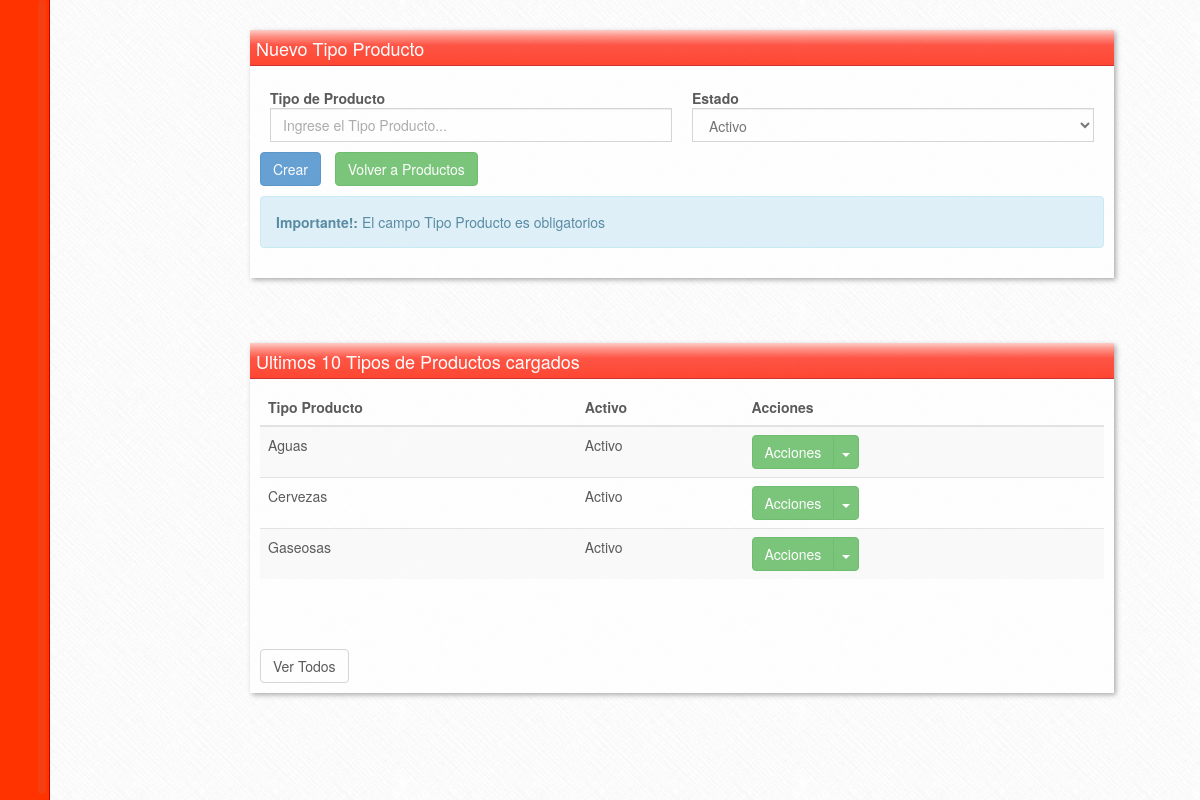
The app's page /dashboard/tipoproducto/index.php (signed in), older data.
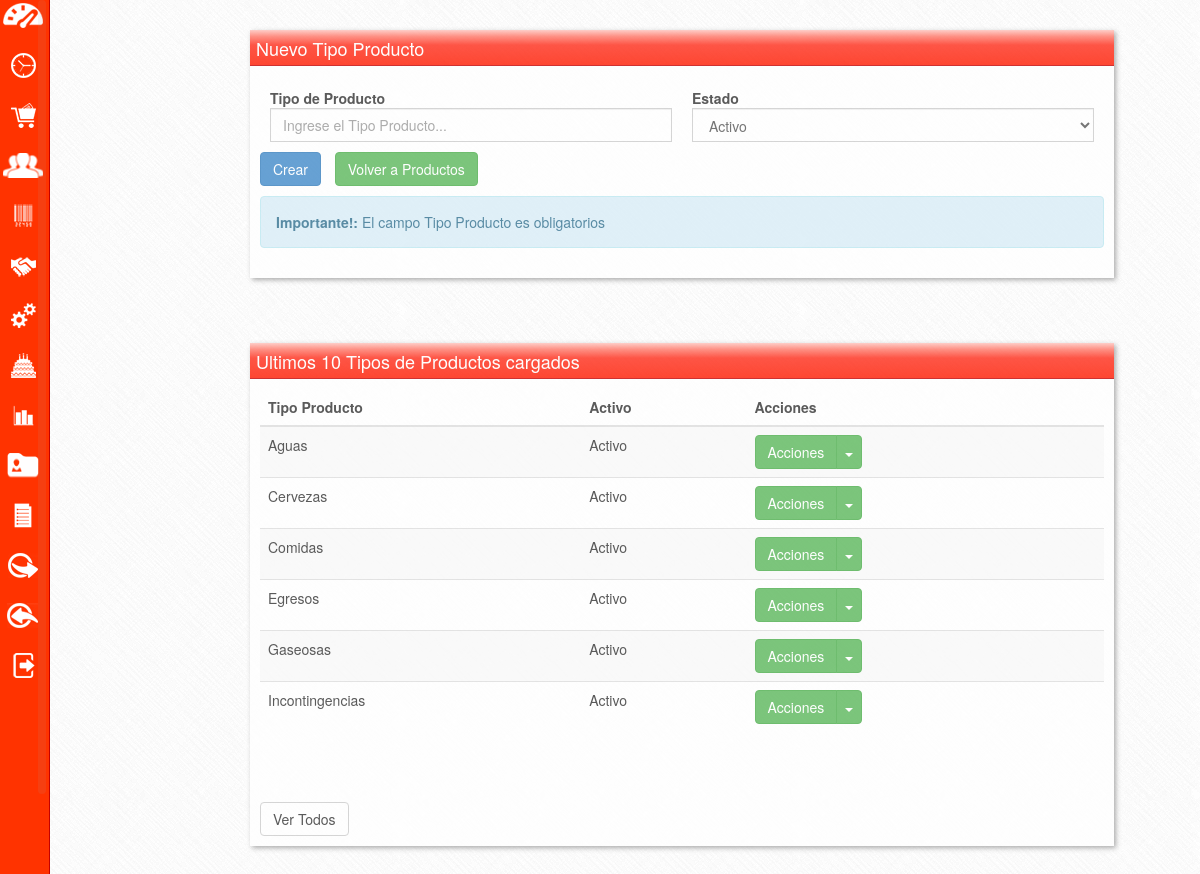
The same page, newer data.
### tables this page shows
CREATE TABLE IF NOT EXISTS `lcdd_tipoproducto` (
  `idtipoproducto` int(11) NOT NULL AUTO_INCREMENT,
  `tipoproducto` varchar(45) NOT NULL,
  `activo` bit(1) DEFAULT NULL,
  PRIMARY KEY (`idtipoproducto`)
);

### includes/funcionesProductos.php (called while the page is built, shortened)
<?php
class ServiciosProductos {
function traerTipoProducto() {
	$sql	=	"select idtipoproducto ,tipoproducto, activo from lcdd_tipoproducto order by tipoproducto";
	$res	=	$this->query($sql,0);
	if ($res == false) {
		return 'Error al insertar datos';
	} else {
		return $res;
	}
}
Function query($sql,$accion) {
		require_once 'appconfig.php';
		$appconfig	= new appconfig();
		$datos		= $appconfig->conexion();
		$hostname	= $datos['hostname'];
		$database	= $datos['database'];
		$username	= $datos['username'];
		$password	= $datos['password'];
		$conex = mysql_connect($hostname,$username,$password) or die ("no se puede conectar".mysql_error());
                $error = 0;
		$result=mysql_query($sql,$conex);
		if($error==1){
			mysql_query("ROLLBACK");
			return false;
		}
		 else{
			return $result;
		}
	}
}
?>

### includes/appconfig.php (called while the page is built, shortened)
<?php
class appconfig {
function conexion() {
		$hostname = "localhost";
		$database = "lacalderadeldiablo";
		$username = "root";
		$password = "";
		$conexion = array("hostname" => $hostname,
						  "database" => $database,
						  "username" => $username,
						  "password" => $password);
		return $conexion;
}
}
?>

### dashboard/tipoproducto/index.php (the view, shortened to what the changed rows need)
<?php
if (!isset($_SESSION['usua_se']))
{
	header('Location: /lacalderadeldiablo/vistas/');
} else {
require '../../includes/funcionesHTML.php';
$serviciosHTML = new ServiciosHTML();
$resMenu = $serviciosHTML->menu($_SESSION['usua_se'],'Productos',$_SESSION['rol_se']);
require '../../includes/funcionesProductos.php';
$serviciosProductos = new ServiciosProductos();
$resTipoProducto = $serviciosProductos->traerTipoProducto();
?>
<!DOCTYPE HTML>
<html>
<head>
<link href="../../css/estiloDash.css" rel="stylesheet" type="text/css">
    <link rel="stylesheet" href="../../css/jquery-ui.css">
    <link rel="stylesheet" href="../../bootstrap/css/bootstrap.min.css"/>
   	  <link href="../../css/perfect-scrollbar.css" rel="stylesheet">
</head>
<body>
 <?php echo $resMenu; ?>
<div id="ingoGral" style=" margin-left:240px; padding-top:20px;">
    <div class="boxInfo">
    	<div class="cuerpoBox">
        	<table class="table table-striped">
            	<thead>
                	<tr>
                    	<th>Tipo Producto</th>
                        <th>Activo</th>
                        <th>Acciones</th>
                    </tr>
                </thead>
            	<tbody>
                    <?php
						if (mysql_num_rows($resTipoProducto)>0) {
							while ($row = mysql_fetch_array($resTipoProducto)) {
					?>
                    		<tr>
                            	<td>
                                	<?php echo $row['tipoproducto']; ?>
                                </td>
                                <td>
                                	<?php
										if ($row['activo'] == 1) {
											echo "Activo";
										}else{
											echo "Inactivo";
										}
									?>
                                </td>
                                <td>
                            		<div class="btn-group">
										<button class="btn btn-success" type="button">Acciones</button>
										<button class="btn btn-success dropdown-toggle" data-toggle="dropdown" type="button">
										<span class="caret"></span>
										</button>
									</div>
                             </td>
                            </tr>
                    <?php
							}
						} else {
					?>
                    	<tr>
                        	<td colspan="2">No hay Tipos de Productos Cargados.</td>
                        </tr>
                    <?php
						}
					?>
                </tbody>
            </table>
        </div>
    </div>
</div>
<?php } ?>
</body>
</html>

### includes/funcionesHTML.php (shortened to what the changed rows need)
<?php
class ServiciosHTML {
function menu($usuario,$titulo,$rol) {
	$sql = "select idmenu,url,icono, nombre, permiso from lcdd_menu where permiso like '%".$rol."%' order by orden";
	$res = $this->query($sql,0);
	$cadmenu = "";
	$cadhover= "";
	$cant = 1;
	while ($row = mysql_fetch_array($res)) {
		if ($titulo == $row['nombre']) {
			$row['url'] = "index.php";
		}
		if (strpos($row['permiso'],$rol) !== false) {
			if ($row['idmenu'] == 1) {
				$cadmenu = $cadmenu.'<li class="arriba"><div class="'.$row['icono'].'"></div><a href="'.$row['url'].'">'.$row['nombre'].'</a></li>';
				$cadhover = $cadhover.' <li class="arriba">
											<div class="'.$row['icono'].'2" id="tooltip'.$cant.'"></div>
											<div class="tooltip-dash">'.$row['nombre'].'</div>
										</li>';
			} else {
				$cadmenu = $cadmenu.'<li><div class="'.$row['icono'].'"></div><a href="'.$row['url'].'">'.$row['nombre'].'</a></li>';
				$cadhover = $cadhover.'  <li>
											<div class="'.$row['icono'].'2" id="tooltip'.$cant.'"></div>
											<div class="tooltip-con">'.$row['nombre'].'</div>
										</li>';
			}
		}
		$cant+=1;
	}
	$menu = '<div id="navigation" >
			<div class="todoMenu">
				<div id="mobile-header">
					Menu
					<p>Usuario: <span style="color: #333; font-weight:900;">'.$usuario.'</span></p>
					<p class="ocultar" style="color: #900; font-weight:bold; cursor:pointer; font-family:"Courier New", Courier, monospace; height:20px;">(Ocultar)</p>
				</div>
				<nav class="nav">
					<ul>
						'.$cadmenu.'
					</ul>
				</nav>
			 </div>
			 <div class="menuHober">
				<ul class="ulHober">
						'.$cadhover.'
					</ul>
			 </div>
		</div>';
	return $menu;
}
Function query($sql,$accion) {
		require_once 'appconfig.php';
		$appconfig	= new appconfig();
		$datos		= $appconfig->conexion();
		$hostname	= $datos['hostname'];
		$database	= $datos['database'];
		$username	= $datos['username'];
		$password	= $datos['password'];
		$conex = mysql_connect($hostname,$username,$password) or die ("no se puede conectar".mysql_error());
		$result = mysql_query($sql,$conex);
		return $result;
	}
}
?>

Row changes from the older to the newer data that the page shows:
added lcdd_tipoproducto: tipoproducto "Comidas", activo "Activo"
added lcdd_tipoproducto: tipoproducto "Egresos", activo "Activo"
added lcdd_tipoproducto: tipoproducto "Incontingencias", activo "Activo"
